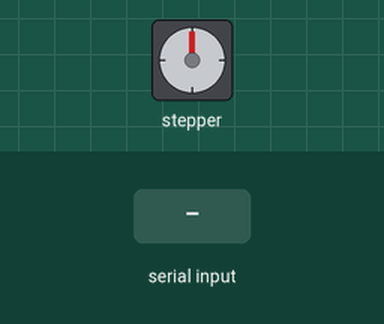
Recording of a sketch running on a simulated Arduino Uno, built with avr-gcc and run on an emulated ATmega328P. On the bench: stepper motor. Wiring (inferred from the names in the program): stepper motor driver (800 steps per turn assumed): step pin 13; direction pin 12. The inputs (shaded band) are chosen by the test bench.

Above: at 1.2 s.
1.3 s: byte 90 received over Serial
At 2.2 s:
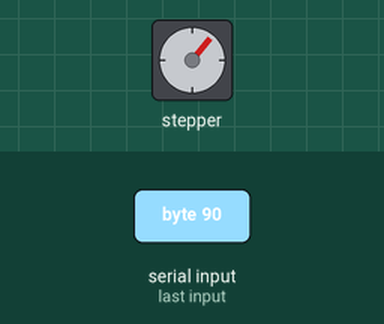
2.9 s: byte 30 received over Serial
At 4.3 s:
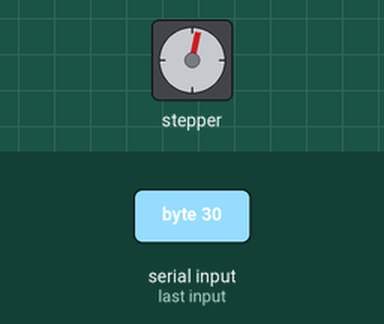
Timing chart, 0 to 5.9 s (numbered marks = the images above; inputs shaded):
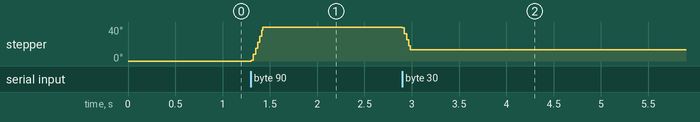

The sketch:

USEIT_Controller_v2.ino
```cpp
//#define DEBUG // if defined, will print debug messages to the serial line.
#include "Timer.h"
// input signals on the serial line to rotate the stepper motor CCW or CW.

// SIGNAL MAPPING /////////////
// Arduino receives bytes. so 256 different commands are available (0-255). Here is what each is defined to mean in this program.
// 0 - NULL (nothing)
// 1 - 200 STEPPER MOTOR POSITION RANGE i.e. 1 is full off and 200 is full on

// microseconds between stepper motor pulses from app (delay in microseconds)
const int STEP_DELAY_MICROSEC = 700;

//Motor variables
const int MOTOR_STEPS_PER_REVOL = 800; // number of steps to 360 degree rotation (depending on the motor)
const int STEP_90 = MOTOR_STEPS_PER_REVOL / 4; // 90 degrees in steps
int currentStepPosition = 0; // in steps
int targetStepPosition = 0; // in steps

// motor controller pins
const int MOTOR_STEP_PIN = 13;
const int MOTOR_DIR_PIN = 12;

//IO
//const int INPUT_PIN = A0;
short inputByte = 0; // for serial reading. 0 is used as a null input (no response) 2 bytes long (16 bits)
Timer timer;
// time between serial line reads (delay in milliseconds)
//long serialReadDelay = 16;


void setup()
{
  pinMode(13, OUTPUT);
  pinMode(12, OUTPUT);
  Serial.begin(9600);
  //timer.every(serialReadDelay, readSerialLine);

#ifdef DEBUG
     Serial.print("Setup complete");
#endif
}

void loop()
{
 stepperMotorUpdate();
 readSerialLine();
 //delay(1000); step(210); delay(1000); step(-210);
}

void readSerialLine()
{
    while (Serial.available())
    {
       inputByte = Serial.read();
        //will respond only to the last input
    }
}

void stepperMotorUpdate()
{
  // if input is not 0 (being used for "null" command)
  if (inputByte != 0)
  {
#ifdef DEBUG
    // say what you got:
     Serial.print("Arduino received: ");
     Serial.println(inputByte, DEC);
#endif

    if (inputByte <= 200)
    {
    targetStepPosition = map(inputByte, 1, 200, 0, STEP_90);
    }

#ifdef DEBUG
    Serial.print("moving from ");
    Serial.print(map(currentStepPosition, 0, MOTOR_STEPS_PER_REVOL, 0, 360), DEC);
    Serial.print(" to ");
    Serial.println(map(targetStepPosition, 0, MOTOR_STEPS_PER_REVOL, 0, 360), DEC);
#endif


    // reset input
    inputByte = 0;
  } // if input

   stepTowardTarget();
}

// step the motor 1 step toward targetStepPosition
void stepTowardTarget()
{
  const int maxStepsPerFrame = 100;
  int error = targetStepPosition - currentStepPosition;

  int numStepsToTake = min(abs(error), maxStepsPerFrame);


  if(error == 0)
  {
      //digitalWrite(MOTOR_STEP_PIN,LOW);
     return; // Target position reached!
  }

  if(error > 0) // CW
  {
      //digitalWrite(MOTOR_DIR_PIN,HIGH);
       step(numStepsToTake);
  } else // CCW
  {
      //digitalWrite(MOTOR_DIR_PIN,LOW);
       step(-numStepsToTake);
  }
}


void step(int steps)
{
  int numSteps = abs(steps);
 // CW
  if(steps>0)
    digitalWrite(MOTOR_DIR_PIN,HIGH);
 // CCW
  else
     digitalWrite(MOTOR_DIR_PIN,LOW);

  //timer.oscillate(MOTOR_STEP_PIN, MOTOR_MOTOR_DIR_PIN, LOW, numSteps);

 for(int x = 0; x < numSteps; x++) {
    delayMicroseconds(STEP_DELAY_MICROSEC);
    digitalWrite(MOTOR_STEP_PIN,HIGH);
    delayMicroseconds(STEP_DELAY_MICROSEC);
    digitalWrite(MOTOR_STEP_PIN,LOW);
  }
  currentStepPosition += steps;
}
```

Measured:
- after the input at 1.3 s, stepper: turns 40° clockwise in 0.12 s, starting at once
- after the input at 2.9 s, stepper: turns 27° counter-clockwise, starting at once
